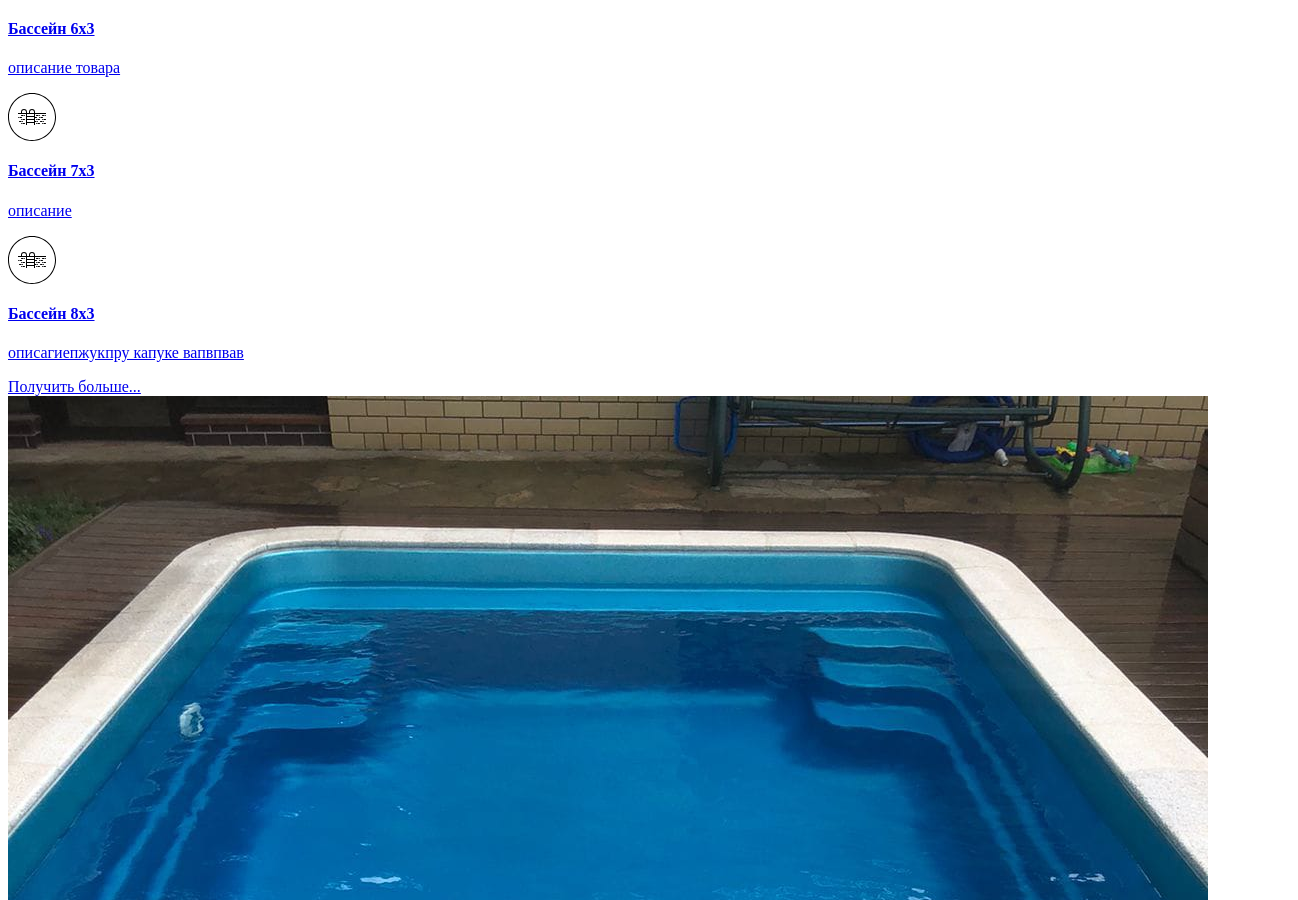
/catalog/filter/ (middle part), run on an earlier commit of the app's database.
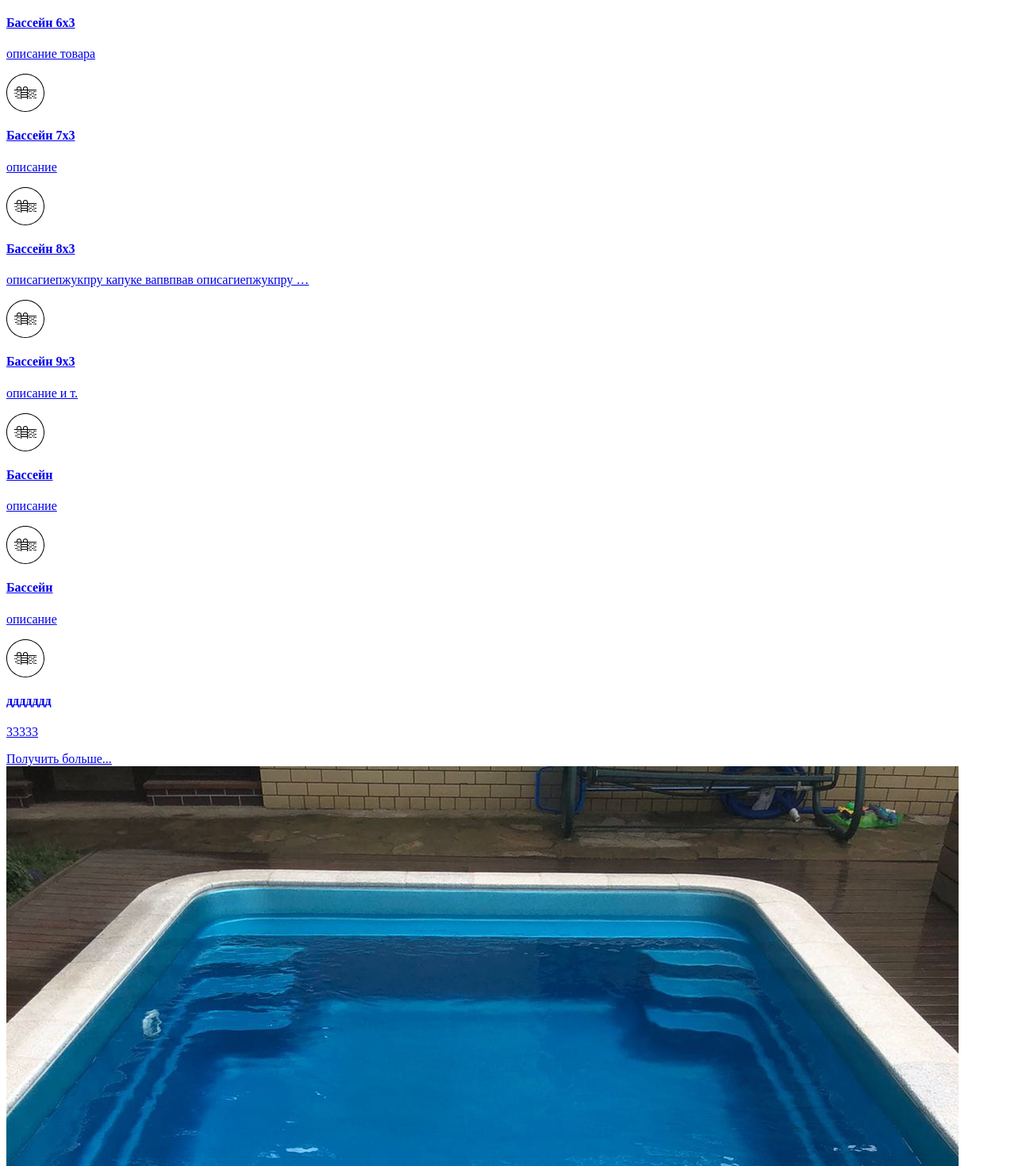
And on a later commit of the database.
### catalog/models.py (models this page shows, shortened)
class ShopElementModel(models.Model):
    date = models.DateField(default=timezone.now,
                            verbose_name='Дата публикации')
    category = models.ForeignKey(ShopCategoryModel,
                                 verbose_name='Категория товара',
                                 help_text='Выбрать категорию',
                                 on_delete=models.CASCADE)
    title = models.CharField(max_length=200,
                             verbose_name='Название продукции',
                             help_text='Не больше 200 сиволов')
    length = models.FloatField(verbose_name='Длина',
                            help_text='Для чаши бассейна, если другая категория то не заполнять!',
                            default=0.00,
                            blank=True,
                            null=True)
    width = models.FloatField(verbose_name='Ширина',
                            help_text='Для чаши бассейна, если другая категория то не заполнять!',
                            default=0.00,
                            blank=True,
                            null=True)
    depth = models.FloatField(verbose_name='Глубина',
                            help_text='Для чаши бассейна, если другая категория то не заполнять!',
                            default=0.00,
                            blank=True,
                            null=True)
    description = models.TextField(verbose_name='Подробное описание продукции',
                                   help_text='Описать приемущества и недостатки, максимально подробно')
    price_to = models.FloatField(verbose_name='Цена от',
                                  default=0.00,
                                  help_text='Стоимость от. Не обязательно к заполнению',
                                  blank=True,
                                  null=True)
    image = models.ManyToManyField('Photo',
                                   related_name='product',
                              verbose_name='Фото товара',
                              help_text='Красивое фото используется для оформления обложки страницы с описанием услуги')
    slug = models.SlugField(max_length=255, unique=True, db_index=True, verbose_name="URL")
    class Meta:
        verbose_name='Товар'
        verbose_name_plural = 'Каталог товаров'

class ShopCategoryModel(models.Model):
    class TypeProduct(models.IntegerChoices):
        POOL = 1, _('Бассейны')
        EQUIPMENT = 2, _('Оборудование')
        MATERIAL = 3, _('Материалы')
    ICONS = {
        TypeProduct.POOL: 'icons/pool.svg',
        TypeProduct.EQUIPMENT: 'icons/water-pump.svg',
        TypeProduct.MATERIAL: 'icons/material.svg',
    }
    type = models.IntegerField(choices=TypeProduct.choices, verbose_name='Тип категории')
    category = models.CharField(max_length=200,
                                verbose_name='Категория товара',
                                help_text='Указать категорию товаров')
    image = models.ImageField(upload_to='catalog/cover/',
                              verbose_name='Фото для обложки группы',
                              help_text='Красивое фото используется для оформления обложки страницы с описанием услуги')
    slug = models.SlugField(max_length=255,
                            unique=True,
                            db_index=True,
                            verbose_name="URL")
    def get_image_url(self):
        if self.image:
            return self.image.url
        return None
    class Meta:
        verbose_name = 'Категории товаров'
        verbose_name_plural = 'Категория товара'
    @property
    def icon(self):
        return self.ICONS.get(self.type)

### main/views.py (the view)
# urls.py: path('catalog/filter/', views.filter_catalog, name='filter_catalog'),
def filter_catalog(request):
    selected_type = request.GET.get('type', None)
    selected_category = request.GET.get('category', None)
    categories_with_products = []
    categories = ShopCategoryModel.objects.all()
    if selected_type:
        categories = categories.filter(type=selected_type)
    if selected_category:
        categories = categories.filter(id=selected_category)
    for category in categories:
        products = ShopElementModel.objects.filter(category=category)[:10]
        if products.exists():
            categories_with_products.append({
                'category': category,
                'products': products
            })
    return render(request, 'catalog/catalog_partial.html', {
        'categories_with_products': categories_with_products
    })

### templates/catalog/catalog_partial.html (shortened to what this page needs)
{% load static %}
{% for category_data in categories_with_products %}
    <div class="row catalog-content">
        <div class="col-xl-6 col-lg-12 catalog-img" style="opacity: 1;">
            <div class="catalog-img-bg">
                <div class="image">
                    <img src="{{ category_data.category.get_image_url }}" alt="{{ category_data.category.category }}">
                </div>
            </div>
        </div>
        <div class="col-xl-6 col-lg-12 catalog-price"  style="opacity: 1;">
            {% for product in category_data.products %}
                <a class="catalog-list" href="{% url 'product_detail' slug=product.slug %}">
                    <div class="catalog-list-icon">
                        <img src="{% static category_data.category.icon %}" alt="Иконка типа">
                    </div>
                    <div class="catalog-list-body">
                        <h4>{{ product.title }}</h4>
                        <p>{{ product.description|truncatewords:4 }}</p>
                    </div>
                </a>
            {% endfor %}
            {% if category_data.category %}
                <a class="featurs-body-card-link hovered-btn" href="{% url 'category_detail' category_data.category.slug %}">Получить больше...</a>
            {% endif %}
        </div>
    </div>
{% endfor %}

What changed in the data, as far as the page shows it:
changed ShopElementModel "Бассейн 8х3": description "описагиепжукпру капуке вапвпвав" → "описагиепжукпру капуке вапвпвав описагиепжукпру …"
added ShopElementModel: title "Бассейн 9х3", description "описание и т.", shown under ShopCategoryModel (number 1 of 2 on the later page)
added ShopElementModel: title "Бассейн", description "описание", shown under ShopCategoryModel (number 1 of 2 on the later page)
added ShopElementModel: title "Бассейн", description "описание", shown under ShopCategoryModel (number 1 of 2 on the later page)
added ShopElementModel: title "ддддддд", description "33333", shown under ShopCategoryModel (number 1 of 2 on the later page)
